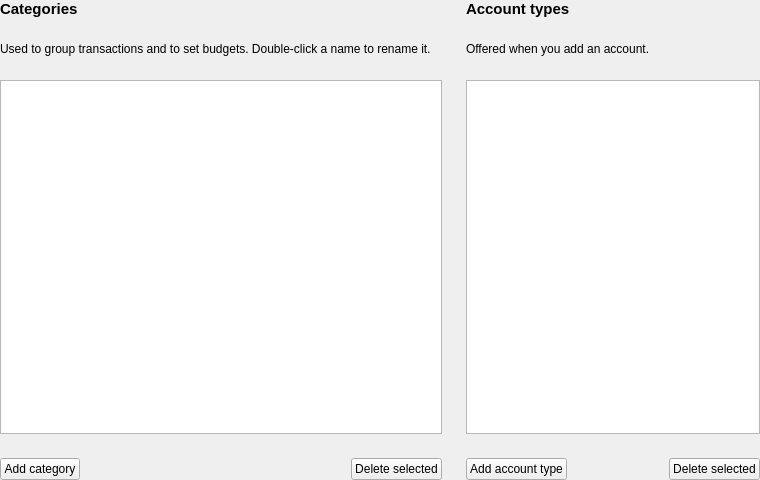
<?xml version="1.0" encoding="UTF-8"?>
<ui version="4.0">
 <class>PreferencesWidget</class>
 <widget class="QWidget" name="PreferencesWidget">
  <property name="geometry">
   <rect>
    <x>0</x>
    <y>0</y>
    <width>760</width>
    <height>480</height>
   </rect>
  </property>
  <property name="windowTitle">
   <string>Categories and account types</string>
  </property>
  <layout class="QHBoxLayout" name="mainLayout" stretch="3,2">
   <property name="spacing">
    <number>24</number>
   </property>
   <property name="leftMargin">
    <number>0</number>
   </property>
   <property name="topMargin">
    <number>0</number>
   </property>
   <property name="rightMargin">
    <number>0</number>
   </property>
   <property name="bottomMargin">
    <number>0</number>
   </property>
   <item>
    <layout class="QVBoxLayout" name="categoriesLayout">
     <item>
      <widget class="QLabel" name="categoriesTitle">
       <property name="font">
        <font>
         <pointsize>11</pointsize>
         <bold>true</bold>
        </font>
       </property>
       <property name="text">
        <string>Categories</string>
       </property>
      </widget>
     </item>
     <item>
      <widget class="QLabel" name="categoriesHint">
       <property name="text">
        <string>Used to group transactions and to set budgets. Double-click a name to rename it.</string>
       </property>
       <property name="wordWrap">
        <bool>true</bool>
       </property>
      </widget>
     </item>
     <item>
      <widget class="QTableWidget" name="categoriesTable">
       <property name="editTriggers">
        <set>QAbstractItemView::EditTrigger::DoubleClicked|QAbstractItemView::EditTrigger::EditKeyPressed|QAbstractItemView::EditTrigger::SelectedClicked</set>
       </property>
       <property name="alternatingRowColors">
        <bool>true</bool>
       </property>
      </widget>
     </item>
     <item>
      <layout class="QHBoxLayout" name="categoriesButtonLayout">
       <item>
        <widget class="QPushButton" name="addCategoryButton">
         <property name="text">
          <string>Add category</string>
         </property>
        </widget>
       </item>
       <item>
        <spacer name="categoriesButtonSpacer">
         <property name="orientation">
          <enum>Qt::Orientation::Horizontal</enum>
         </property>
         <property name="sizeHint" stdset="0">
          <size>
           <width>40</width>
           <height>20</height>
          </size>
         </property>
        </spacer>
       </item>
       <item>
        <widget class="QPushButton" name="deleteCategoryButton">
         <property name="text">
          <string>Delete selected</string>
         </property>
        </widget>
       </item>
      </layout>
     </item>
    </layout>
   </item>
   <item>
    <layout class="QVBoxLayout" name="accountTypesLayout">
     <item>
      <widget class="QLabel" name="accountTypesTitle">
       <property name="font">
        <font>
         <pointsize>11</pointsize>
         <bold>true</bold>
        </font>
       </property>
       <property name="text">
        <string>Account types</string>
       </property>
      </widget>
     </item>
     <item>
      <widget class="QLabel" name="accountTypesHint">
       <property name="text">
        <string>Offered when you add an account.</string>
       </property>
       <property name="wordWrap">
        <bool>true</bool>
       </property>
      </widget>
     </item>
     <item>
      <widget class="QTableWidget" name="accountTypesTable">
       <property name="editTriggers">
        <set>QAbstractItemView::EditTrigger::DoubleClicked|QAbstractItemView::EditTrigger::EditKeyPressed|QAbstractItemView::EditTrigger::SelectedClicked</set>
       </property>
       <property name="alternatingRowColors">
        <bool>true</bool>
       </property>
      </widget>
     </item>
     <item>
      <layout class="QHBoxLayout" name="accountTypesButtonLayout">
       <item>
        <widget class="QPushButton" name="addAccountTypeButton">
         <property name="text">
          <string>Add account type</string>
         </property>
        </widget>
       </item>
       <item>
        <spacer name="accountTypesButtonSpacer">
         <property name="orientation">
          <enum>Qt::Orientation::Horizontal</enum>
         </property>
         <property name="sizeHint" stdset="0">
          <size>
           <width>40</width>
           <height>20</height>
          </size>
         </property>
        </spacer>
       </item>
       <item>
        <widget class="QPushButton" name="deleteAccountTypeButton">
         <property name="text">
          <string>Delete selected</string>
         </property>
        </widget>
       </item>
      </layout>
     </item>
    </layout>
   </item>
  </layout>
 </widget>
 <resources/>
 <connections/>
</ui>
